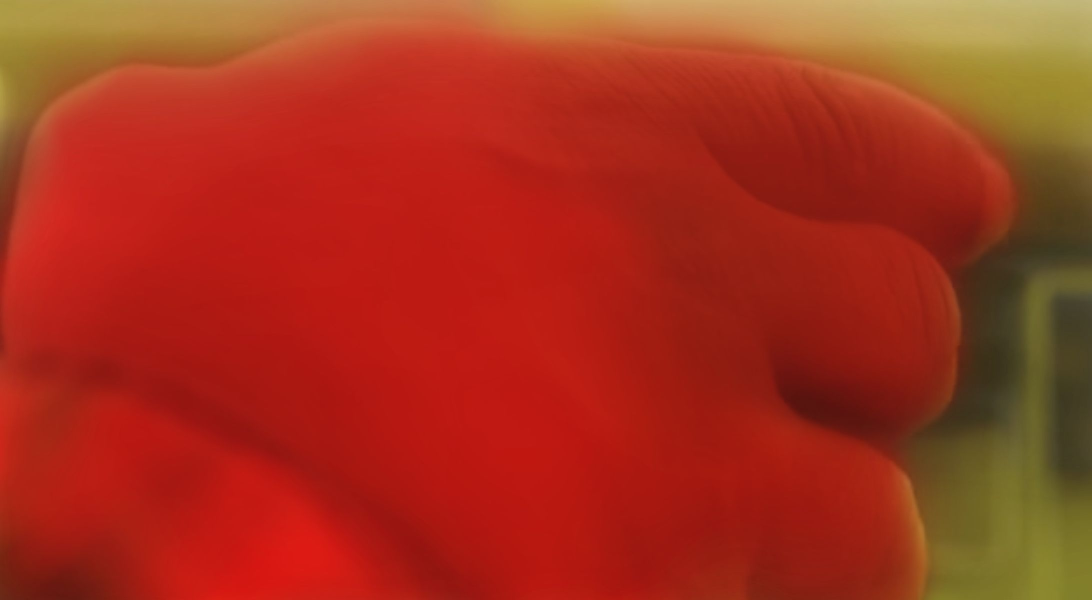
#> input picture src/constants/presets/Int car/CarInt1Char1takeSomThing.jpg, 2184 x 1200 px (shown at 1/2 size)
$ python -i quality_validator.py   (imports and definitions only)   (older library calls are emulated)
#> lines starting #> are read from the running program, lines starting #| are printed output that depends on the picture
"""
Quality Validator Module for StoryCore-Engine.

This module detects visual and audio anomalies, generates quality scores,
and provides actionable feedback for quality improvements.
"""

from pathlib import Path
from typing import List, Optional, Tuple, Dict, Any
from dataclasses import dataclass
from enum import Enum
import cv2
import numpy as np
import librosa
import logging


class ValidationMode(Enum):
    """Validation modes for quality assessment."""

    REAL_TIME = "real_time"  # Fast validation during generation
    BATCH = "batch"  # Comprehensive post-generation validation


class QualityStandard(Enum):
    """Quality standards for video assessment."""

    PREVIEW = "preview"  # Low quality for quick previews
    WEB_HD = "web_hd"  # Standard web quality
    BROADCAST = "broadcast"  # High quality for broadcast


class QualityMetric(Enum):
    """Quality metrics for assessment."""

    VISUAL_QUALITY = "visual_quality"
    MOTION_SMOOTHNESS = "motion_smoothness"
    SHARPNESS = "sharpness"
    NOISE_LEVEL = "noise_level"
    PROFESSIONAL_STANDARDS = "professional_standards"


@dataclass
class QualityMetrics:
    """Quality metrics for a single assessment."""

    sharpness: float
    noise_level: float
    contrast: float
    brightness: float
    overall_score: float

    # [9 lines left out: function to_dict, not called in this run]


@dataclass
class QualityThresholds:
    """Quality thresholds for validation."""

    min_sharpness: float = 50.0
    max_noise_level: float = 0.5
    min_contrast: float = 0.5
    min_brightness: float = 0.5

    # [8 lines left out: function to_dict, not called in this run]


@dataclass
class QualityThresholdResult:
    """Result of quality threshold validation."""

    passes_thresholds: bool
    sharpness_pass: bool
    noise_pass: bool
    contrast_pass: bool
    brightness_pass: bool
    details: Dict[str, Any]

    # [10 lines left out: function to_dict, not called in this run]


@dataclass
class BatchQualityResult:
    """Result of batch quality validation."""

    all_pass: bool
    individual_results: List["QualityThresholdResult"]
    pass_count: int
    fail_count: int

    # [8 lines left out: function to_dict, not called in this run]


@dataclass
class QualityIssue:
    """Specific quality issue detected."""

    issue_type: (
        str  # "low_sharpness", "unnatural_motion", "metallic_voice", "audio_gap", etc.
    )
    severity: str  # "low", "medium", "high", "critical"
    description: str
    timestamp: float
    frame_number: Optional[int]
    metric_value: float
    threshold_value: float

    # [11 lines left out: function to_dict, not called in this run]


@dataclass
class ImprovementSuggestion:
    """Actionable suggestion for quality improvement."""

    suggestion_id: str
    priority: int  # 1 (highest) to 5 (lowest)
    action: str  # Human-readable action description
    parameters: dict  # Specific parameter adjustments
    expected_improvement: float  # Estimated quality score improvement
    related_issue_ids: List[str]

    # [10 lines left out: function to_dict, not called in this run]


@dataclass
class QualityScore:
    """Individual quality score for a specific metric."""

    score: float  # 0.0-1.0
    confidence: float  # 0.0-1.0
    metric: QualityMetric
    standard: QualityStandard
    details: Dict[str, Any]

    # [9 lines left out: function to_dict, not called in this run]


@dataclass
class QualityAssessment:
    """Comprehensive quality assessment result."""

    overall_score: float  # 0.0-1.0
    quality_scores: List[QualityScore]
    detected_issues: List[QualityIssue]
    recommendations: List[ImprovementSuggestion]
    processing_time: float
    frame_count: int
    standard: QualityStandard
    passes_standard: bool

    # [12 lines left out: function to_dict, not called in this run]


@dataclass
class ComprehensiveQualityScore:
    """Comprehensive quality score for a video shot."""

    overall_score: float  # 0-100
    sharpness_score: float  # 0-100
    motion_score: float  # 0-100
    audio_score: float  # 0-100
    continuity_score: float  # 0-100

    issues: List[QualityIssue]
    suggestions: List[ImprovementSuggestion]

    def passed(self, threshold: float = 70.0) -> bool:
        """Returns True if overall score meets threshold."""
        return self.overall_score >= threshold

    # [12 lines left out: function to_dict, not called in this run]


class QualityValidator:
    """Comprehensive quality validation for video and audio."""

    def __init__(
        self,
        mode: ValidationMode = ValidationMode.BATCH,
        quality_standard: QualityStandard = QualityStandard.WEB_HD,
        enable_advanced_analysis: bool = True,
    ):
        """Initialize the quality validator.

        Args:
            mode: Validation mode (REAL_TIME or BATCH), defaults to BATCH for comprehensive analysis
            quality_standard: Quality standard for assessment
            enable_advanced_analysis: Whether to enable advanced analysis features
        """
        self.mode = mode
        self.quality_standard = quality_standard
        self.enable_advanced_analysis = enable_advanced_analysis
        self.sharpness_threshold = 100.0
        self.quality_pass_threshold = 70.0
        self.logger = logging.getLogger(__name__)

        # Adjust thresholds based on mode
        if mode == ValidationMode.REAL_TIME:
            # Faster thresholds for real-time validation
            self.sharpness_threshold = 80.0  # Lower threshold for quick feedback
        else:  # BATCH mode
            # Comprehensive thresholds for batch validation
            self.sharpness_threshold = 100.0  # Higher threshold for quality assurance

    # [817 lines left out: functions validate_video_file, validate_audio_file, calculate_sharpness, detect_unnatural_movements, detect_visual_anomalies, detect_metallic_voice and 5 more, not called in this run]

    def assess_quality(self, frames: List[List[List[int]]]) -> QualityAssessment:
        """
        Comprehensive quality assessment for video frames.

        Args:
            frames: List of video frames as nested lists (height x width x 3)

        Returns:
            QualityAssessment with overall score and detailed metrics
        """
        import time

        start_time = time.time()

        quality_scores = []
        detected_issues = []
        recommendations = []

        # Convert frames to numpy arrays
        np_frames = [np.array(frame, dtype=np.uint8) for frame in frames]

        # Calculate visual quality score
        visual_score = self._calculate_visual_quality(np_frames)
        quality_scores.append(visual_score)

        # Calculate motion smoothness score
        motion_score = self._calculate_motion_smoothness(np_frames)
        quality_scores.append(motion_score)

        # Calculate sharpness score
        sharpness_score = self._calculate_sharpness_metric(np_frames)
        quality_scores.append(sharpness_score)

        # Calculate noise level score
        noise_score = self._calculate_noise_level(np_frames)
        quality_scores.append(noise_score)

        # Calculate professional standards score if enabled
        if self.enable_advanced_analysis:
            professional_score = self._calculate_professional_standards(np_frames)
            quality_scores.append(professional_score)

        # Calculate overall score as weighted average
        weights = {
            QualityMetric.VISUAL_QUALITY: 0.3,
            QualityMetric.MOTION_SMOOTHNESS: 0.25,
            QualityMetric.SHARPNESS: 0.25,
            QualityMetric.NOISE_LEVEL: 0.2,
        }
        if self.enable_advanced_analysis:
            weights[QualityMetric.PROFESSIONAL_STANDARDS] = 0.1
            # Adjust other weights
            for metric in weights:
                if metric != QualityMetric.PROFESSIONAL_STANDARDS:
                    weights[metric] -= 0.02

        overall_score = sum(
            score.score * weights[score.metric] for score in quality_scores
        )

        # Determine if passes standard
        threshold = {
            QualityStandard.PREVIEW: 0.5,
            QualityStandard.WEB_HD: 0.7,
            QualityStandard.BROADCAST: 0.9,
        }[self.quality_standard]

        passes_standard = overall_score >= threshold

        processing_time = time.time() - start_time

        return QualityAssessment(
            overall_score=overall_score,
            quality_scores=quality_scores,
            detected_issues=detected_issues,
            recommendations=recommendations,
            processing_time=processing_time,
            frame_count=len(frames),
            standard=self.quality_standard,
            passes_standard=passes_standard,
        )

    def _calculate_visual_quality(self, frames: List[np.ndarray]) -> QualityScore:
        """Calculate visual quality score."""
        if not frames:
            return QualityScore(
                0.0, 0.5, QualityMetric.VISUAL_QUALITY, self.quality_standard, {}
            )

        # Simple PSNR calculation between frames
        psnr_values = []
        for i in range(1, len(frames)):
            mse = np.mean((frames[i].astype(float) - frames[i - 1].astype(float)) ** 2)
            if mse > 0:
                psnr = 20 * np.log10(255.0 / np.sqrt(mse))
                psnr_values.append(psnr)
            else:
                psnr_values.append(100.0)  # Perfect match

        avg_psnr = np.mean(psnr_values) if psnr_values else 100.0
        avg_ssim = 0.8  # Placeholder, would need actual SSIM calculation

        # Normalize to 0-1
        score = min(1.0, avg_psnr / 100.0)

        return QualityScore(
            score=score,
            confidence=0.8,
            metric=QualityMetric.VISUAL_QUALITY,
            standard=self.quality_standard,
            details={"avg_psnr": avg_psnr, "avg_ssim": avg_ssim},
        )

    def _calculate_motion_smoothness(self, frames: List[np.ndarray]) -> QualityScore:
        """Calculate motion smoothness score."""
        if len(frames) < 2:
            return QualityScore(
                0.8, 0.5, QualityMetric.MOTION_SMOOTHNESS, self.quality_standard, {}
            )

        smoothness_scores = []
        motion_vectors = []

        for i in range(1, len(frames)):
            # Simple optical flow approximation
            prev_gray = cv2.cvtColor(frames[i - 1], cv2.COLOR_BGR2GRAY)
            curr_gray = cv2.cvtColor(frames[i], cv2.COLOR_BGR2GRAY)

            flow = cv2.calcOpticalFlowFarneback(
                prev_gray, curr_gray, None, 0.5, 3, 15, 3, 5, 1.1, 0
            )
            mag, _ = cv2.cartToPolar(flow[..., 0], flow[..., 1])
            mean_mag = np.mean(mag)

            motion_vectors.append({"magnitude": mean_mag, "confidence": 0.8})
            smoothness_scores.append(
                min(1.0, 1.0 / (1.0 + mean_mag))
            )  # Higher magnitude = less smooth

        avg_smoothness = np.mean(smoothness_scores)

        return QualityScore(
            score=avg_smoothness,
            confidence=0.8,
            metric=QualityMetric.MOTION_SMOOTHNESS,
            standard=self.quality_standard,
            details={
                "smoothness_scores": smoothness_scores,
                "motion_vectors": motion_vectors,
            },
        )

    # [221 lines left out: functions _calculate_sharpness_metric, _calculate_noise_level, _calculate_professional_standards, suggest_improvements, validate_quality_thresholds, validate_batch_quality_thresholds and 1 more, not called in this run]

>>> import cv2
>>> picture = cv2.imread('constants/presets/Int car/CarInt1Char1takeSomThing.jpg', cv2.IMREAD_GRAYSCALE)
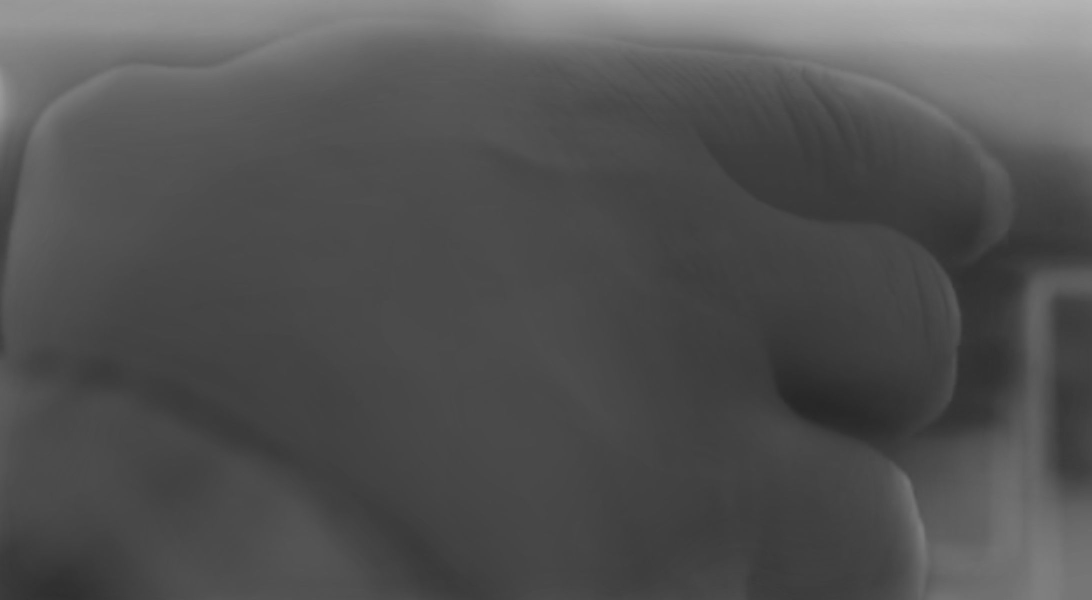
#> picture: shape (1200, 2184) (shown at 1/2 size); min 39, max 182, mean 82
>>> result = QualityValidator().assess_quality(picture)
#> in assess_quality, `np_frames = [np.array(frame, dtype=np.uint8) for frame in frames]`: np_frames = 1200 items
#> the loop in _calculate_visual_quality, `for i in range(1, len(frames)):` made 1199 passes
#> (mse, psnr) on passes 1 to 8: (0.175, 55.69), (0.359, 52.59), (0.476, 51.36), (0.326, 53), (0.439, 51.71), (0.366, 52.49), (0.331, 52.93), (1.25, 47.15)
#> after the loop in _calculate_visual_quality, `for i in range(1, len(frames)):`: psnr_values = 1199 values, max 81.52 at index 640, min 45.18 at index 95, mean 57.17
#> in _calculate_visual_quality, `avg_psnr = np.mean(psnr_values) if psnr_values else 100.0`: avg_psnr = 57.17
#> in _calculate_visual_quality, `score = min(1.0, avg_psnr / 100.0)`: score = 0.572
#> the loop in _calculate_motion_smoothness, `for i in range(1, len(frames)):` made 1 pass
#> after the loop in _calculate_motion_smoothness, `for i in range(1, len(frames)):`: motion_vectors = []
#> (the run stopped early here; a loop or call above may not have finished)

$ run again, on src/constants/presets/Int car/CarInt1Chardriving.jpg
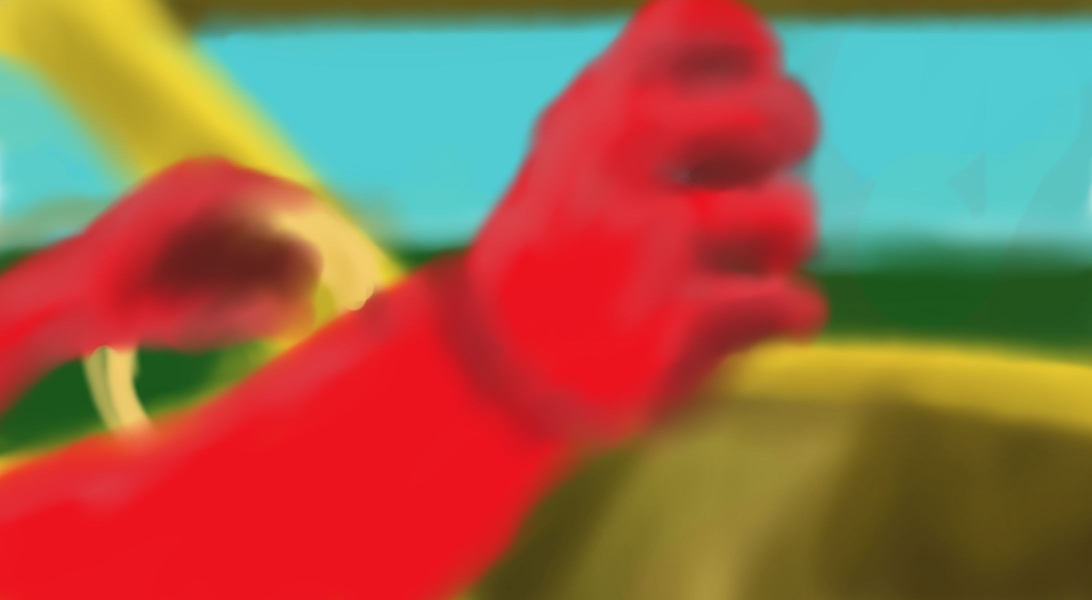
#> input picture src/constants/presets/Int car/CarInt1Chardriving.jpg, 2184 x 1200 px (shown at 1/2 size)
#> `picture = cv2.imread('constants/presets/Int car/CarInt1Char1takeSomThi..`:
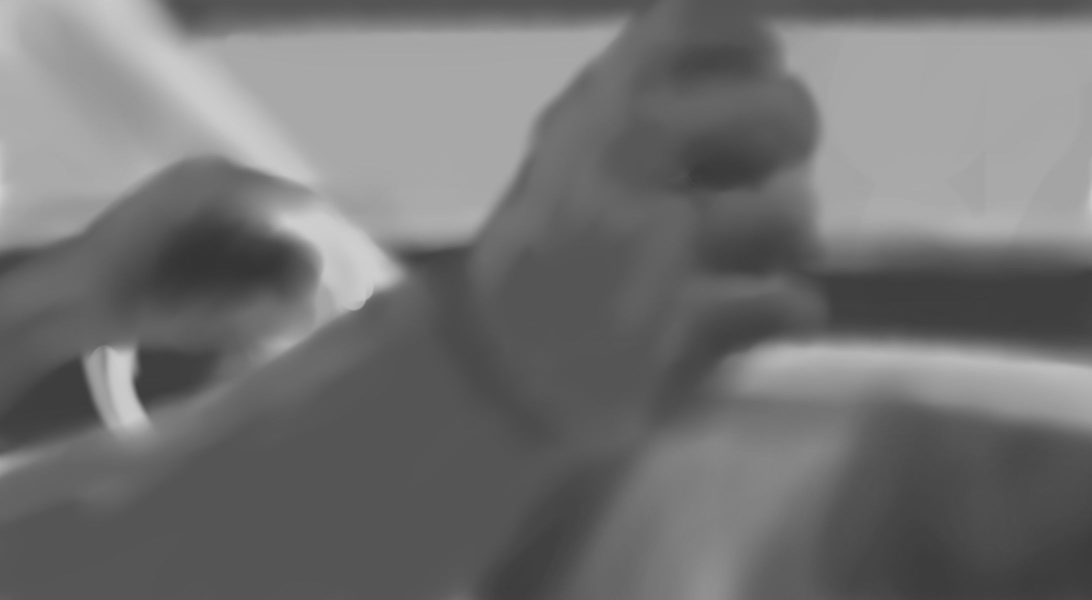
#> picture: shape (1200, 2184) (shown at 1/2 size); min 51, max 207, mean 113.9
#> np_frames = 1200 items
#> the loop in _calculate_visual_quality, `for i in range(1, len(frames)):` made 1199 passes
#> (mse, psnr) on passes 1 to 8: (0.0765, 59.3), (0.0765, 59.3), (0.131, 56.94), (0.201, 55.11), (0.138, 56.74), (0.098, 58.22), (0.0568, 60.59), (0.736, 49.46)
#> after the loop in _calculate_visual_quality, `for i in range(1, len(frames)):`: psnr_values = 1199 values, max 68.97 at index 1166, min 42.26 at index 695, mean 53.72
#> avg_psnr = 53.72
#> score = 0.537
#> the loop in _calculate_motion_smoothness, `for i in range(1, len(frames)):` made 1 pass
#> after the loop in _calculate_motion_smoothness, `for i in range(1, len(frames)):`: motion_vectors = []

$ run again, on src/constants/presets/Int car/CarInt2Char1.jpg
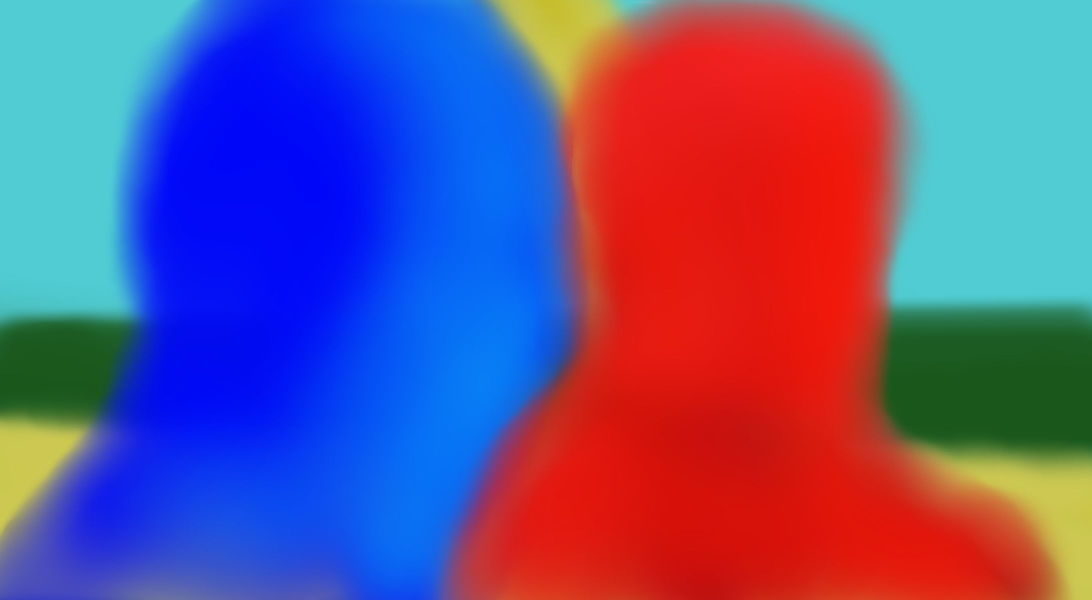
#> input picture src/constants/presets/Int car/CarInt2Char1.jpg, 2184 x 1200 px (shown at 1/2 size)
#> `picture = cv2.imread('constants/presets/Int car/CarInt1Char1takeSomThi..`:
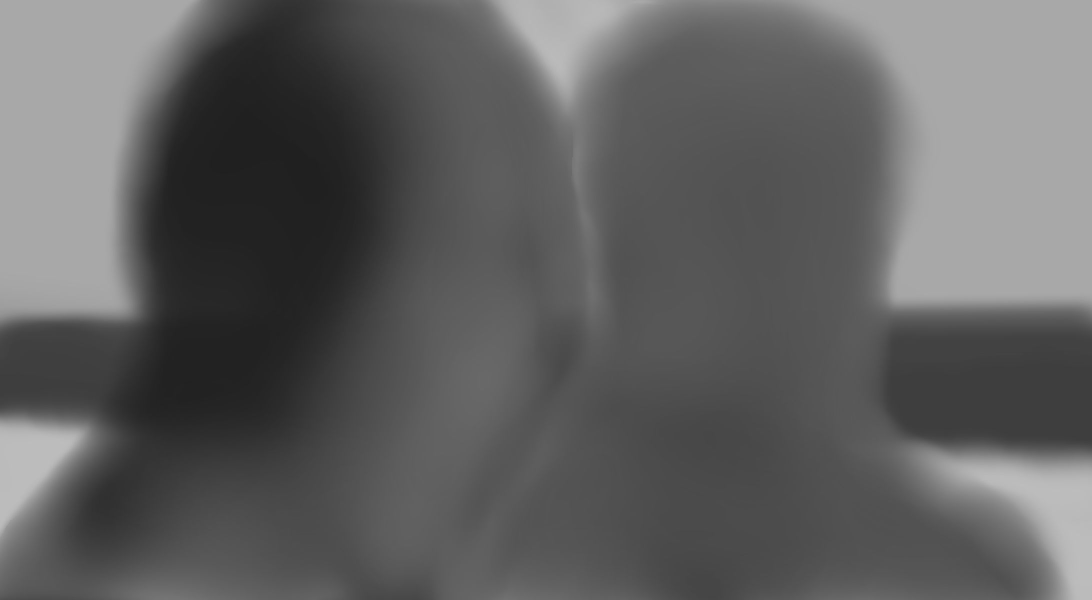
#> picture: shape (1200, 2184) (shown at 1/2 size); min 31, max 190, mean 96.2
#> np_frames = 1200 items
#> the loop in _calculate_visual_quality, `for i in range(1, len(frames)):` made 1199 passes
#> (mse, psnr) on passes 1 to 8: (0.148, 56.42), (0.288, 53.54), (0.348, 52.71), (0.45, 51.6), (0.37, 52.44), (0.33, 52.95), (0.185, 55.46), (0.879, 48.69)
#> after the loop in _calculate_visual_quality, `for i in range(1, len(frames)):`: psnr_values = 1199 values, max 78.51 at index 408, min 44.53 at index 639, mean 58.26
#> avg_psnr = 58.26
#> score = 0.583
#> the loop in _calculate_motion_smoothness, `for i in range(1, len(frames)):` made 1 pass
#> after the loop in _calculate_motion_smoothness, `for i in range(1, len(frames)):`: motion_vectors = []
